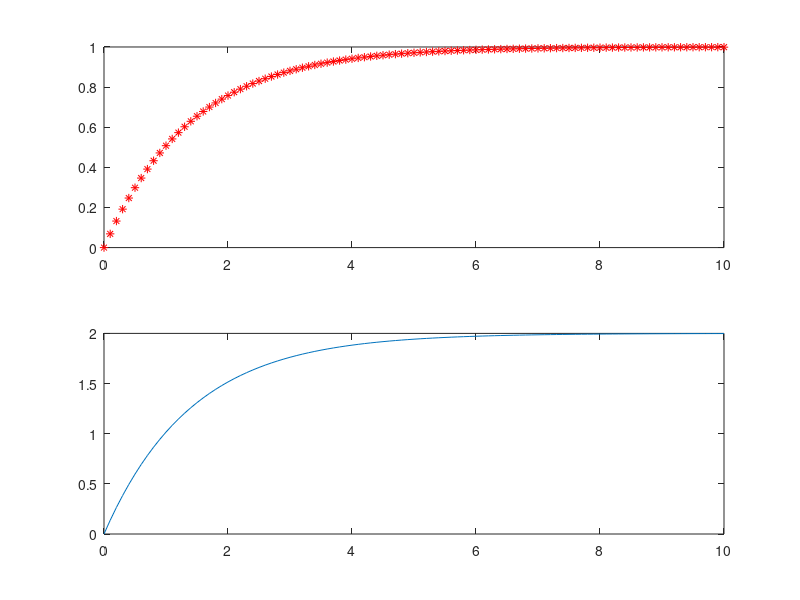

Write the MATLAB code that produced this figure.


start = clock();
t = 0:0.1:10; 

tau = 1.41; 

k = 1 - exp(-t / tau);

subplot(2,1,1)
plot(t, k, "r*")
subplot(2,1,2)
plot(t, 2*k)

finish = clock(); 

seconds = [365*30*24*3600; 30*24*3600; 24*3600; 60*60; 60; 1];

total = finish - start;

fprintf('Vreme izvrsavanja je %f', seconds' * total')
